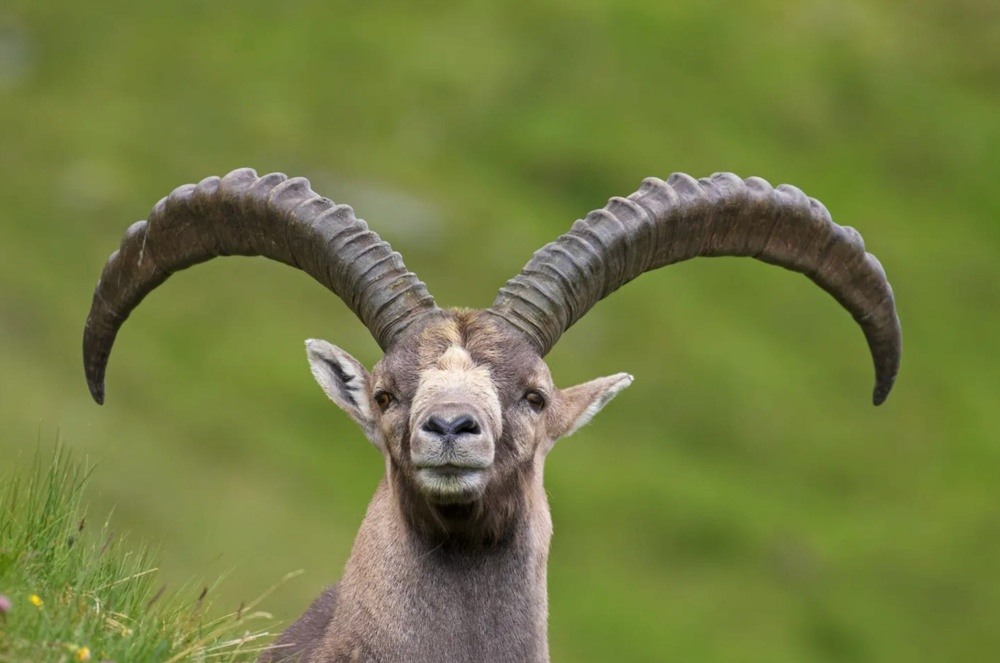
#> input picture DailyPython/Advanced Exercises/ImageEdgeDetection/__images__/image1.jpg, 1000 x 663 px, shrunk from 1932 x 1280 before the run
$ python ImageEdgeDetection.py
#> lines starting #> are read from the running program, lines starting #| are printed output that depends on the picture; after the words box and inside, x2 and y2 are one past the last pixel; in counts of white or black regions, pixels touching at a corner belong together
# The program loads an image file, image1.jpg from subfolder
# __images__

# Then, it uses Gaussian blurring via the OpenCV library to
# smooth out noise for more accurate results. Then, it applies
# canny edge detection. Finally, we use the matplotlib library
# to display the result

# Required libraries, cv2, matplotlib


import cv2
import matplotlib.pyplot as plt
import numpy as np
import os

script_dir = os.path.dirname(os.path.realpath(__file__))
file_dir = os.path.join(script_dir, '__images__')

# Load the image
image = cv2.imread(os.path.join(file_dir, 'image1.jpg'))
#> image is the input picture: shape (663, 1000, 3); mean B, G, R 64.8, 124.9, 115.3

# Convert the image to grayscale
gray = cv2.cvtColor(image, cv2.COLOR_BGR2GRAY)
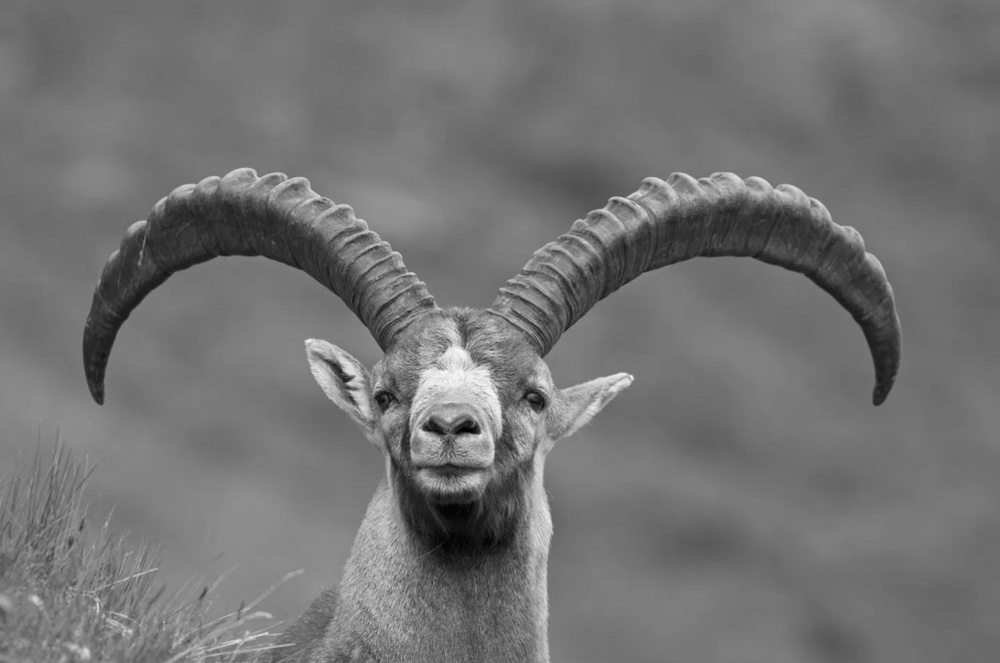
#> gray: shape (663, 1000); min 0, max 249, mean 115.2

# Apply Gaussian blur
blurred = cv2.GaussianBlur(gray, (7, 7), 0)

# Apply Canny edge detection
edges = cv2.Canny(blurred, 10, 100)
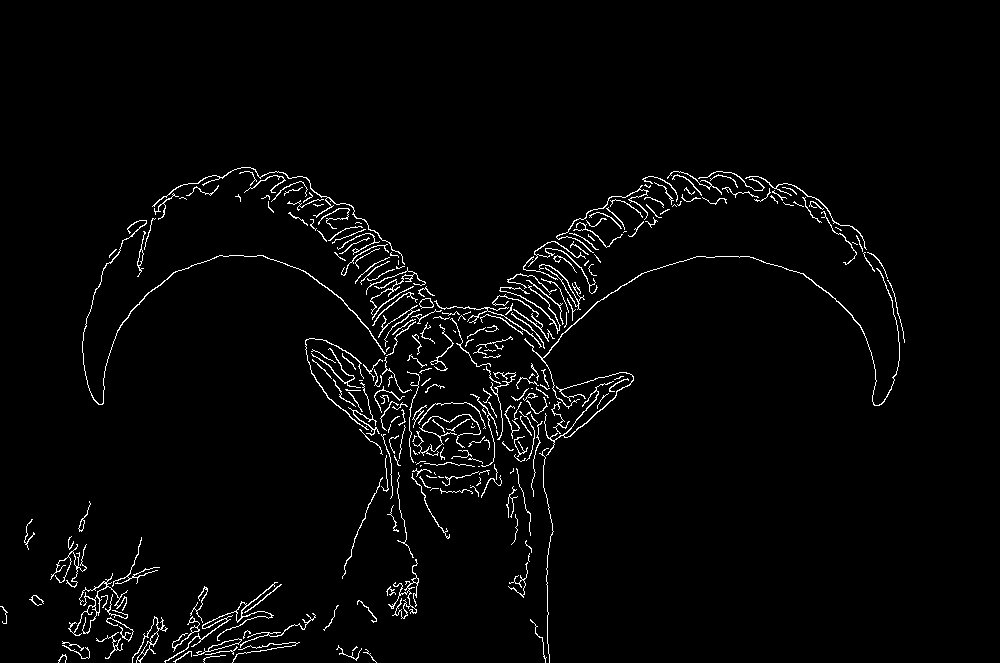
#> edges: shape (663, 1000); 2.6% white in thin lines or dots, all inside (x1, y1, x2, y2) = (0, 167, 905, 663)

# Display the result
plt.imshow(edges, cmap='gray')
plt.show()
